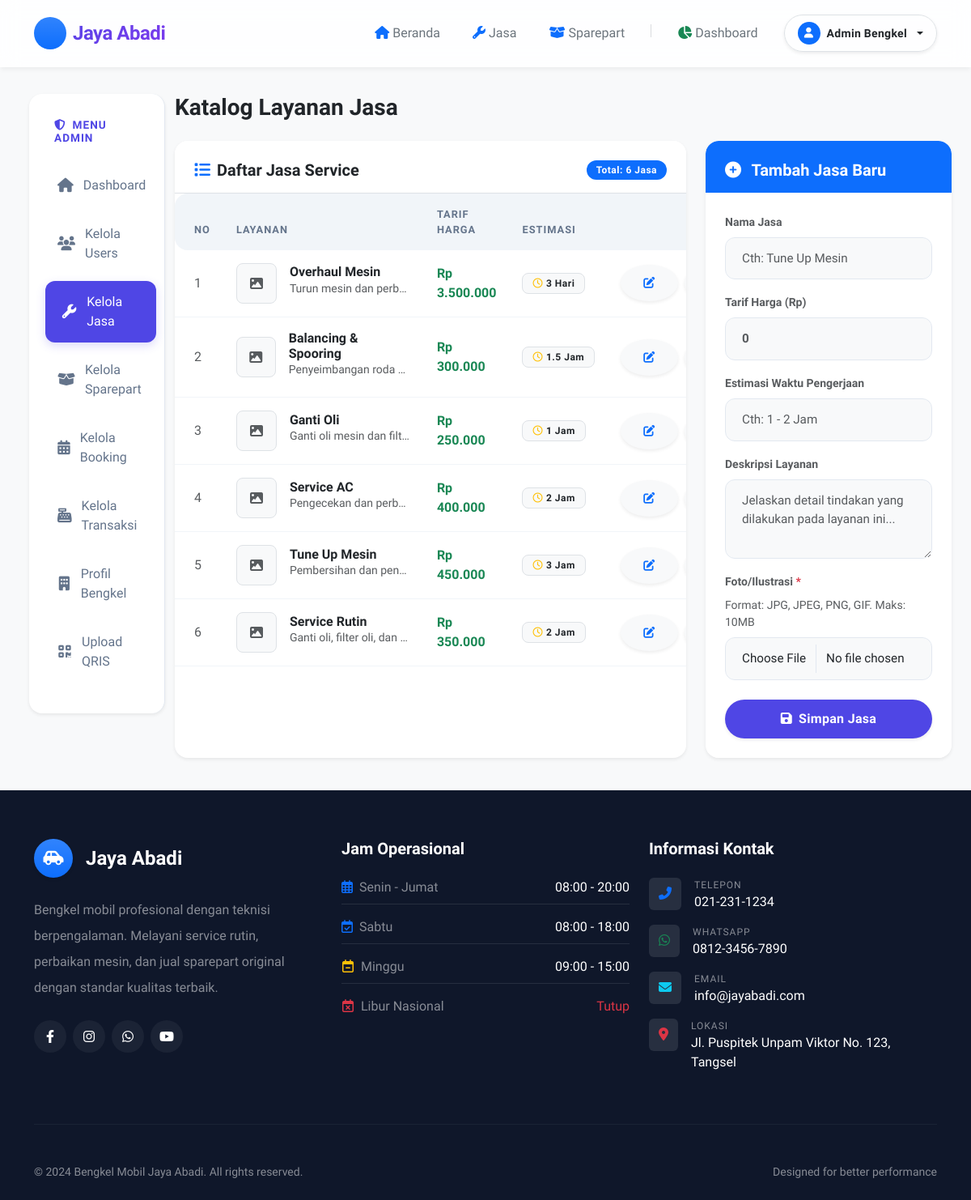
Screenshot of /admin/jasa.php (signed in) with the database file from the repository.
### tables this page shows
CREATE TABLE jasa (
    id INT AUTO_INCREMENT PRIMARY KEY,
    nama_jasa VARCHAR(100) NOT NULL,
    deskripsi TEXT,
    harga DECIMAL(15,2) NOT NULL,
    gambar VARCHAR(255),
    estimasi_waktu VARCHAR(50),
    created_at TIMESTAMP DEFAULT CURRENT_TIMESTAMP
);

### includes/koneksi.php (called while the page is built, shortened)
<?php
$host = "localhost";
$user = "root";
$pass = "";
$db = "bengkel_mobil";
$conn = mysqli_connect($host, $user, $pass, $db);
function query($sql) {
    global $conn;
    return mysqli_query($conn, $sql);
}
function fetch_assoc($result) {
    return mysqli_fetch_assoc($result);
}
function num_rows($result) {
    return mysqli_num_rows($result);
}
?>

### admin/jasa.php (the view, shortened to what this page needs)
<?php
include '../includes/koneksi.php';
$edit_data = null;
$jasa = query("SELECT * FROM jasa ORDER BY id DESC");
include '../includes/header.php';
?>
<div class="container-fluid px-0 px-lg-4 mt-3" style="margin-top: -20px;">
    <div class="row g-0 g-lg-4">
        <div class="col-md-3 col-lg-2 d-none d-md-block" data-aos="fade-right">
            <div class="sidebar rounded-4 shadow-sm" style="top: 100px;">
                <h5 class="fw-bold px-3 mb-4 text-uppercase" style="color: var(--primary-color); font-size: 0.85rem; letter-spacing: 1px;">
                    <i class="fas fa-shield-alt me-2"></i>Menu Admin
                </h5>
                <a href="index.php"><i class="fas fa-home"></i>Dashboard</a>
                <a href="users.php"><i class="fas fa-users"></i>Kelola Users</a>
                <a href="jasa.php" class="active"><i class="fas fa-wrench"></i>Kelola Jasa</a>
                <a href="sparepart.php"><i class="fas fa-box-open"></i>Kelola Sparepart</a>
                <a href="booking.php"><i class="fas fa-calendar-alt"></i>Kelola Booking</a>
                <a href="transaksi.php"><i class="fas fa-cash-register"></i>Kelola Transaksi</a>
                <a href="profil.php"><i class="fas fa-building"></i>Profil Bengkel</a>
                <a href="qris.php"><i class="fas fa-qrcode"></i>Upload QRIS</a>
            </div>
        </div>
        <div class="col-md-9 col-lg-10 p-4 p-lg-0" data-aos="fade-left">
            <h3 class="fw-bold mb-4 text-dark">Katalog Layanan Jasa</h3>
            <div class="row g-4 flex-column-reverse flex-lg-row">
                <div class="col-lg-8" data-aos="fade-up">
                    <div class="card border-0 shadow-sm rounded-4 h-100">
                        <div class="card-header bg-white pt-4 pb-3 px-4 border-bottom d-flex justify-content-between align-items-center">
                            <h5 class="fw-bold text-dark mb-0"><i class="fas fa-list text-primary me-2"></i>Daftar Jasa Service</h5>
                            <span class="badge bg-primary rounded-pill">Total: <?php echo num_rows($jasa); ?> Jasa</span>
                        </div>
                        <div class="card-body p-0">
                            <div class="table-responsive">
                                <table class="table table-hover align-middle mb-0">
                                    <thead class="bg-light">
                                        <tr>
                                            <th class="ps-4">No</th>
                                            <th>Layanan</th>
                                            <th>Tarif Harga</th>
                                            <th>Estimasi</th>
                                            <th class="text-end pe-4">Aksi</th>
                                        </tr>
                                    </thead>
                                    <tbody class="border-top-0">
                                        <?php $no = 1; while($row = fetch_assoc($jasa)): ?>
                                        <tr>
                                            <td class="ps-4 text-muted"><?php echo $no++; ?></td>
                                            <td>
                                                <div class="d-flex align-items-center gap-3">
                                                    <?php if ($row['gambar'] && file_exists("../uploads/jasa/" . $row['gambar'])): ?>
                                                        <img src="../uploads/jasa/<?php echo $row['gambar']; ?>"
                                                             alt="Jasa" class="rounded-3 shadow-sm" style="width: 50px; height: 50px; object-fit: cover;">
                                                    <?php else: ?>
                                                        <div class="bg-light rounded-3 d-flex align-items-center justify-content-center text-muted border" style="width: 50px; height: 50px;">
                                                            <i class="fas fa-image"></i>
                                                        </div>
                                                    <?php endif; ?>
                                                    <div>
                                                        <h6 class="mb-0 fw-bold text-dark"><?php echo $row['nama_jasa']; ?></h6>
                                                        <small class="text-muted text-truncate d-inline-block" style="max-width: 150px;"><?php echo substr($row['deskripsi'], 0, 50); ?>...</small>
                                                    </div>
                                                </div>
                                            </td>
                                            <td class="fw-bold text-success">Rp <?php echo number_format($row['harga'], 0, ',', '.'); ?></td>
                                            <td><span class="badge bg-light text-dark border"><i class="far fa-clock text-warning me-1"></i><?php echo $row['estimasi_waktu']; ?></span></td>
                                            <td class="text-end pe-4">
                                                <div class="d-flex justify-content-end gap-2">
                                                    <a href="?edit=<?php echo $row['id']; ?>" class="btn btn-sm btn-light text-primary rounded-circle shadow-sm" data-bs-toggle="tooltip" title="Edit">
                                                        <i class="fas fa-edit"></i>
                                                    </a>
                                                    <a href="#" onclick="return confirmDelete('?delete=<?php echo $row['id']; ?>', 'Layanan <?php echo $row['nama_jasa']; ?> akan dihapus secara permanen!')"
                                                       class="btn btn-sm btn-light text-danger rounded-circle shadow-sm" data-bs-toggle="tooltip" title="Hapus">
                                                    </a>
                                                </div>
                                            </td>
                                        </tr>
                                        <?php endwhile; ?>
                                    </tbody>
                                </table>
                            </div>
                        </div>
                    </div>
                </div>
                <div class="col-lg-4" data-aos="fade-down">
                    <div class="card border-0 shadow-sm rounded-4 sticky-lg-top" style="top: 100px; z-index: 10;">
                        <div class="card-header <?php echo $edit_data ? 'bg-warning' : 'bg-primary'; ?> text-white pt-4 pb-3 px-4 rounded-top-4 border-0">
                            <h5 class="fw-bold mb-0">
                                <i class="fas <?php echo $edit_data ? 'fa-edit' : 'fa-plus-circle'; ?> me-2"></i>
                                <?php echo $edit_data ? 'Edit Jasa' : 'Tambah Jasa Baru'; ?>
                            </h5>
                        </div>
                        <div class="card-body p-4 bg-white rounded-bottom-4">
                            <form method="POST" action="" enctype="multipart/form-data">
                                <div class="mb-3">
                                    <label class="form-label text-muted small fw-bold">Nama Jasa</label>
                                    <input type="text" class="form-control bg-light" name="nama_jasa"
                                           value="<?php echo $edit_data['nama_jasa'] ?? ''; ?>" placeholder="Cth: Tune Up Mesin" required>
                                </div>
                                <div class="mb-3">
                                    <label class="form-label text-muted small fw-bold">Tarif Harga (Rp)</label>
                                    <input type="number" class="form-control bg-light fw-bold text-success" name="harga"
                                           value="<?php echo $edit_data['harga'] ?? ''; ?>" placeholder="0" required>
                                </div>
                                <div class="mb-3">
                                    <label class="form-label text-muted small fw-bold">Estimasi Waktu Pengerjaan</label>
                                    <input type="text" class="form-control bg-light" name="estimasi_waktu"
                                           value="<?php echo $edit_data['estimasi_waktu'] ?? ''; ?>"
                                           placeholder="Cth: 1 - 2 Jam" required>
                                </div>
                                <div class="mb-3">
                                    <label class="form-label text-muted small fw-bold">Deskripsi Layanan</label>
                                    <textarea class="form-control bg-light" name="deskripsi" rows="3" placeholder="Jelaskan detail tindakan yang dilakukan pada layanan ini..." required><?php echo $edit_data['deskripsi'] ?? ''; ?></textarea>
                                </div>
                                <div class="mb-4">
                                    <label class="form-label text-muted small fw-bold">Foto/Ilustrasi <?php echo $edit_data ? '<span class="fw-normal">(Opsional)</span>' : '<span class="text-danger">*</span>'; ?></label>
                                    <small class="d-block text-muted mb-2">Format: JPG, JPEG, PNG, GIF. Maks: 10MB</small>
                                    <input type="file" class="form-control bg-light" name="gambar" accept="image/*" id="gambarInput"
                                           <?php echo $edit_data ? '' : 'required'; ?> onchange="previewImage(this, 'previewImg')">
                                </div>
                                <div class="d-flex gap-2">
                                    <button type="submit" class="btn <?php echo $edit_data ? 'btn-warning' : 'btn-primary'; ?> flex-grow-1 rounded-pill shadow-sm fw-bold text-white">
                                        <i class="fas fa-save me-2"></i><?php echo $edit_data ? 'Update Jasa' : 'Simpan Jasa'; ?>
                                    </button>
                                </div>
                            </form>
                        </div>
                    </div>
                </div>
            </div>
        </div>
    </div>
</div>
<?php include '../includes/footer.php'; ?>

### rows the page displays
jasa: nama_jasa "Overhaul Mesin", deskripsi "Turun mesin dan perb…", harga "3.500.000", estimasi_waktu "3 Hari"
jasa: nama_jasa "Balancing & Spooring", deskripsi "Penyeimbangan roda…", harga "300.000", estimasi_waktu "1.5 Jam"
jasa: nama_jasa "Ganti Oli", deskripsi "Ganti oli mesin dan filt…", harga "250.000", estimasi_waktu "1 Jam"
jasa: nama_jasa "Service AC", deskripsi "Pengecekan dan perb…", harga "400.000", estimasi_waktu "2 Jam"
jasa: nama_jasa "Tune Up Mesin", deskripsi "Pembersihan dan pen…", harga "450.000", estimasi_waktu "3 Jam"
jasa: nama_jasa "Service Rutin", deskripsi "Ganti oli, filter oli, dan…", harga "350.000", estimasi_waktu "2 Jam"

### other values shown
$_SESSION['nama_lengkap'] "Admin Bengkel"
num_rows($jasa) "6"
